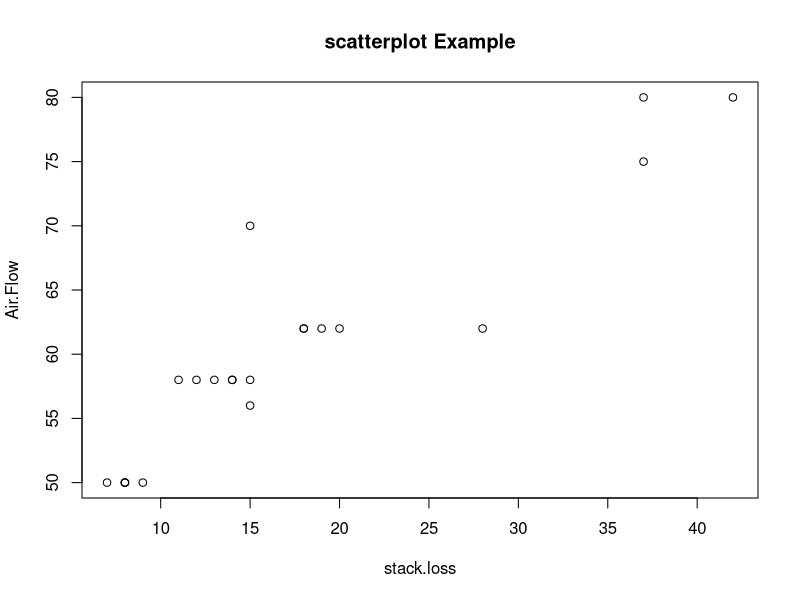

Recreate this plot in R.
## ---- chunk 1
knitr::opts_chunk$set(echo = TRUE)
## ---- chunk 2
summary(stackloss) # display summary data on stackloss
str(stackloss)     # display structure of stackloss
str(stackloss$Air.Flow)      # show the structure of Air.Flow 
str(stackloss$stack.loss)    # show the structure of stack.loss
## ---- chunk 3
plot(stackloss$stack.loss, stackloss$Air.Flow, main="scatterplot Example",xlab="stack.loss", ylab="Air.Flow")
